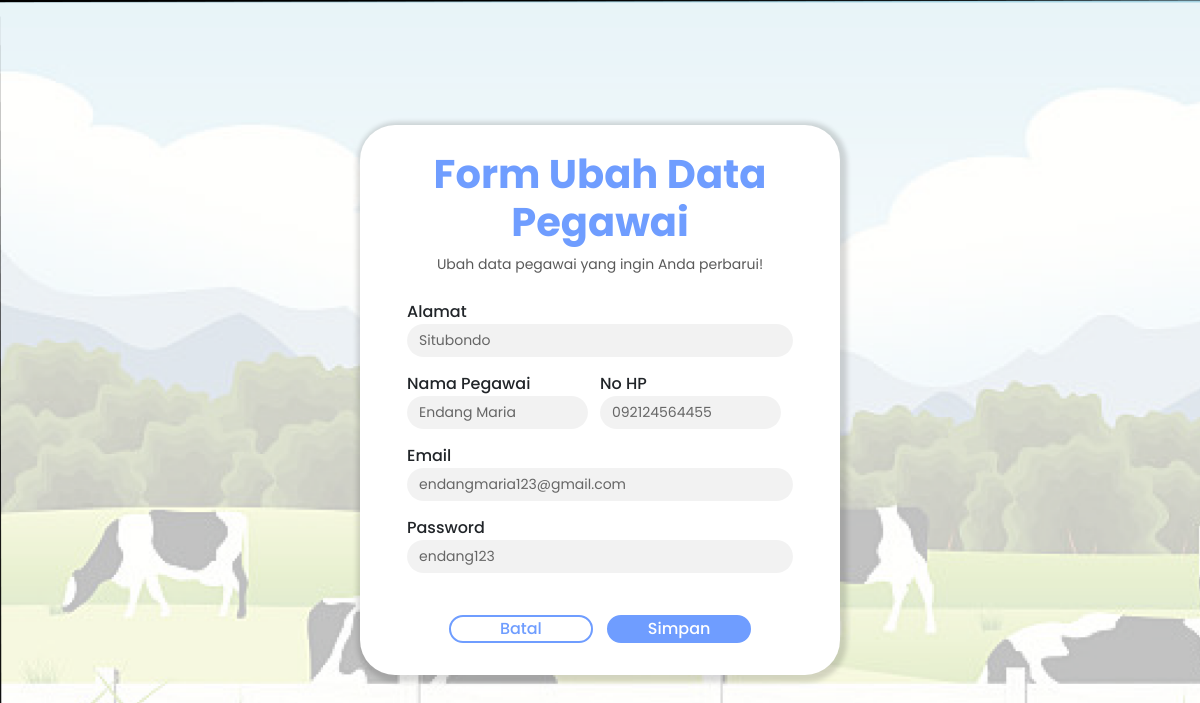
The app's page /admin/edit_pegawai.php?id=7, older data.
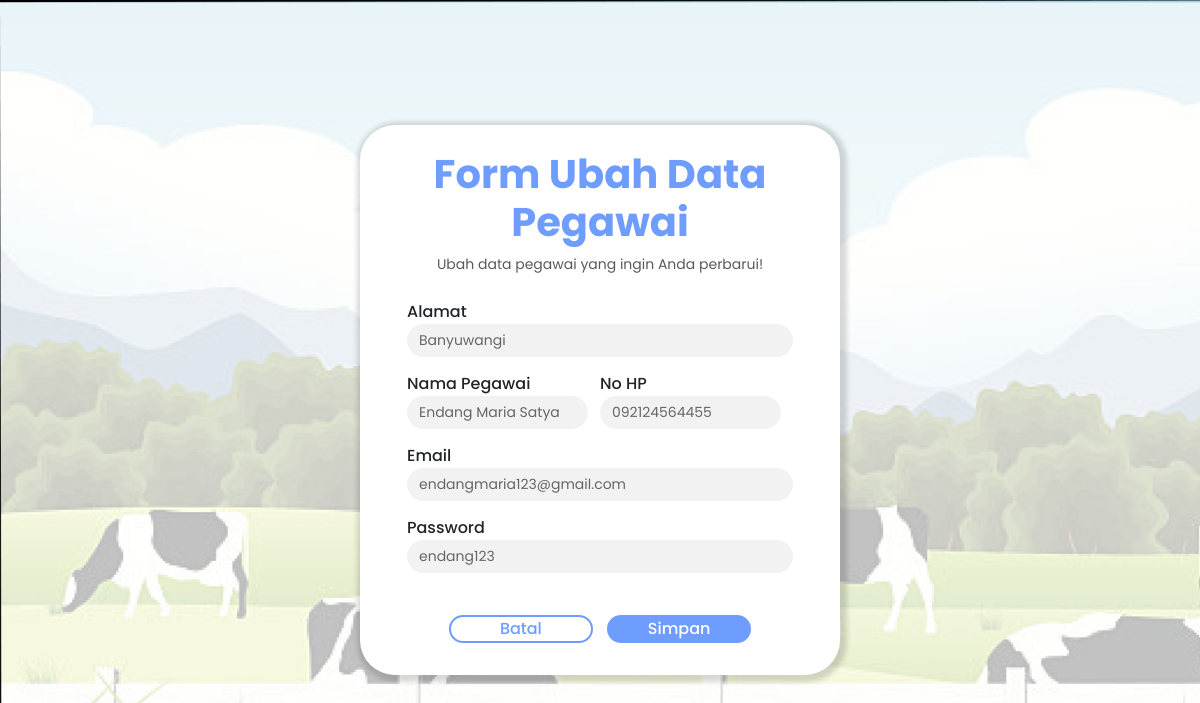
The same page, newer data.
### tables this page shows
CREATE TABLE `data_user` (
  `id` int(11) NOT NULL,
  `nama` varchar(255) NOT NULL,
  `alamat` varchar(255) NOT NULL,
  `no_hp` char(13) NOT NULL,
  `gender` varchar(15) NOT NULL,
  `email` varchar(255) NOT NULL,
  `username` varchar(255) NOT NULL,
  `password` varchar(255) NOT NULL,
  `level` enum('Admin','Pegawai','Pembeli') NOT NULL
);

### admin/edit_pegawai.php (the view, shortened to what this page needs)
<!DOCTYPE html>
<html lang="en">
<head>
    <link href="https://cdn.jsdelivr.net/npm/bootstrap@5.1.3/dist/css/bootstrap.min.css" rel="stylesheet">
    <link href='https://unpkg.com/boxicons@2.1.2/css/boxicons.min.css' rel='stylesheet'>
    <link rel="stylesheet" href="https://cdn.jsdelivr.net/npm/bootstrap-icons@1.8.1/font/bootstrap-icons.css">
    <link rel="stylesheet" href="css/edit.css">
</head>
<body>
    <?php
    require "../link/homepage/koneksi.php";
    $id = $_GET['id'];
    $query = "SELECT * FROM data_user WHERE id = '$id'";
    $result = $conn -> query($query);
    while ($row = $result -> fetch_assoc()) :
    ?>
    <div class="popup">
        <div class="wrap container">
            <div class="title-2">
                <h1>Form Ubah Data Pegawai</h1>
                <p>Ubah data pegawai yang ingin Anda perbarui!</p>
            </div>
            <form class="form" action="#" method="POST" enctype="multipart/form-data">
                <div class="form-element">
                    <label for="alamat">Alamat</label>
                    <input type="text" name="alamat" class="form-control" id="alamat" value="<?php echo $row['alamat'] ?>" required>
                </div>
                <div class="row form-element">
                    <div class="sprt col-md-6">
                        <label for="nama">Nama Pegawai</label>
                        <input type="text" name="nama" class="form-control" id="nama" value="<?php echo $row['nama'] ?>" required>
                    </div>
                    <div class="sprt col-md-6">
                        <label for="no_hp">No HP</label>
                        <input type="text" name="no_hp" class="form-control" id="no_hp" value="<?php echo $row['no_hp'] ?>" required>
                    </div>
                </div>
                <div class="form-element">
                    <label for="email">Email</label>
                    <input type="text" name="email" class="form-control" id="email" value="<?php echo $row['email'] ?>" required>
                </div>
                <div class="form-element">
                    <label for="password">Password</label>
                    <input type="text" name="password" class="form-control" id="password" value="<?php echo $row['password'] ?>" required>
                </div>
                <div class="btn">
                    <a href="data_pegawai.php"><button class="batal" type="button" id="batal">Batal</button></a>
                    <button class="submit" type="submit" name="submit" id="submit">Simpan</button>
                </div>
            </form>
        </div>
    </div>
    <?php endwhile ?>
</body>
</html>

Row changes from the older to the newer data that the page shows:
changed data_user "endangmaria123@gmail.com": alamat "Situbondo" → "Banyuwangi"; nama "Endang Maria" → "Endang Maria Satya"
